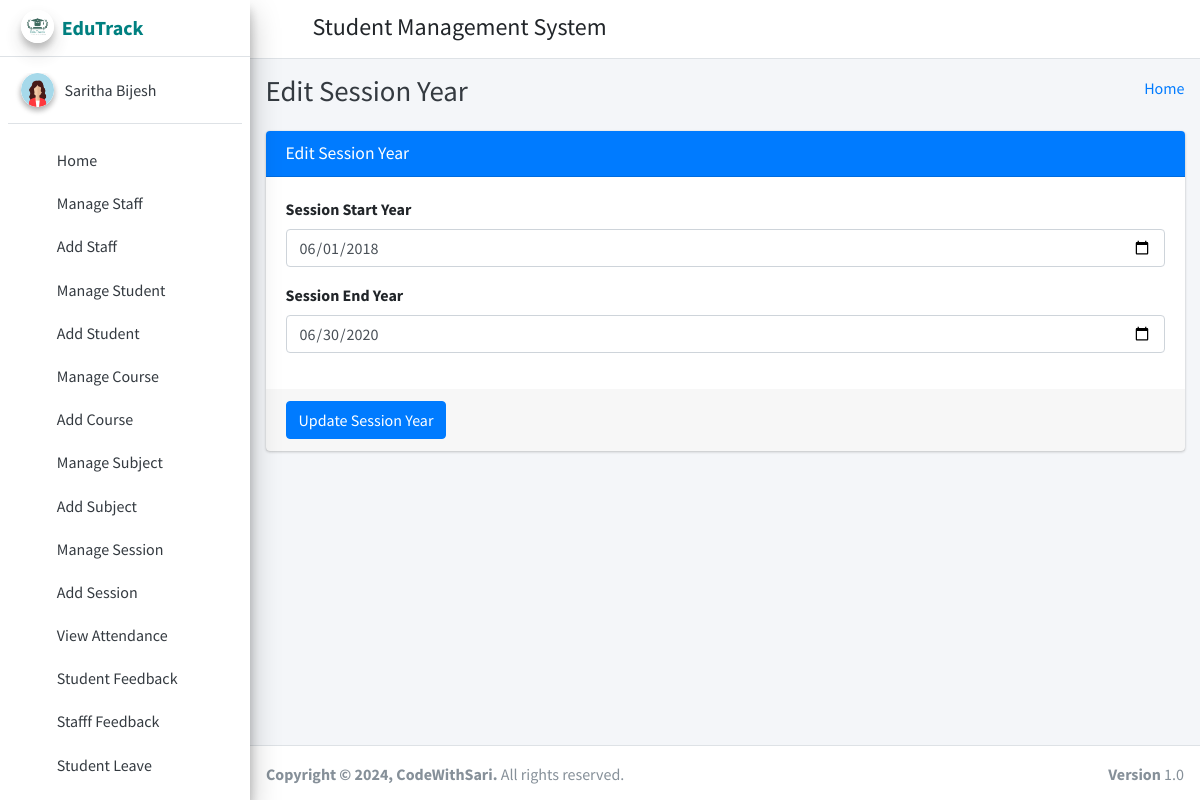
Screenshot of /edit_session/1 (signed in) with the database file from the repository.
### student_management_app/models.py (models this page shows)
class CustomUser(AbstractUser):
    user_type_data = ((1, "HOD"), (2, "Staff"), (3, "Student"))
    user_type = models.CharField(default=1, choices=user_type_data, max_length=10)

class SessionYearModel(models.Model):
    id = models.AutoField(primary_key=True)
    session_start_year = models.DateField()
    session_end_year = models.DateField()
    objects = models.Manager()

### student_management_app/HodViews.py (the view)
# urls.py: path('edit_session/<session_id>', HodViews.edit_session, name="edit_session"),
def edit_session(request, session_id):
    session_year = SessionYearModel.objects.get(id=session_id)
    context = {
        "session_year": session_year
    }
    return render(request, "hod_template/edit_session_template.html", context)

### student_management_app/LoginCheckMiddleWare.py (called while the page is built, shortened)
    def process_view(self, request, view_func, view_args, view_kwargs):
        modulename = view_func.__module__
        user = request.user
        if user.is_authenticated:
            if user.user_type == "1":
                if modulename == "student_management_app.HodViews":
                    pass
                elif modulename == "student_management_app.views" or modulename == "django.views.static":
                    pass
                else:
                    return redirect("admin_home")
            else:
                return redirect("login")
        else:
            if request.path == reverse("login") or request.path == reverse("doLogin"):
                pass
            else:
                return redirect("login")

### student_management_app/templates/hod_template/edit_session_template.html (shortened to what this page needs)
{% extends 'hod_template/base_template.html' %}
{% block page_title %}
    Edit Session Year
{% endblock page_title %}
{% block main_content %}
{% load static %}
<section class="content">
        <div class="container-fluid">
            <div class="row">
                <div class="col-md-12">
                    <div class="card card-primary">
                    <div class="card-header">
                        <h3 class="card-title">Edit Session Year</h3>
                    </div>
                    <form role="form" method="POST" action="{% url 'edit_session_save' %}">
                        <div class="card-body">
                            <div class="form-group">
                                <label>Session Start Year </label>
                                <input type="date" class="form-control" name="session_start_year" value="{{ session_year.session_start_year|date:'Y-m-d' }}">
                            </div>
                            <div class="form-group">
                                <label>Session End Year </label>
                                <input type="date" class="form-control" name="session_end_year" value="{{ session_year.session_end_year|date:'Y-m-d' }}">
                            </div>
                        </div>
                        <div class="card-footer">
                        <button type="submit" class="btn btn-primary">Update Session Year</button>
                        </div>
                    </form>
                    </div>
                </div>
            </div>
        </div>
      </section>
  {% endblock main_content %}

### student_management_app/templates/hod_template/sidebar_template.html (shortened to what this page needs)
{% load static %}
<aside class="main-sidebar sidebar-light-info elevation-4">
      <a href="{% url 'admin_home' %}" class="brand-link">
        <img src="{% static 'dist/img/edutracklogo.jpeg' %}" alt="EduTrackLogo" class="brand-image img-circle elevation-3"
            style="opacity: .8">
        <span class="brand-text font-weight-bold" style="color: teal;">EduTrack</span>
      </a>
      <div class="sidebar">
        <div class="user-panel mt-3 pb-3 mb-3 d-flex">
          <div class="image">
            <img src="{% static 'dist/img/profpicgirl1.png' %}" class="img-circle elevation-2" alt="User Image">
          </div>
          <div class="info">
            <a href="{% url 'admin_profile' %}" class="d-block">{{ user.first_name }} {{ user.last_name }}</a>
          </div>
        </div>
        <nav class="mt-2">
          <ul class="nav nav-pills nav-sidebar flex-column" data-widget="treeview" role="menu" data-accordion="false">
            <li class="nav-item">
              {% url 'admin_home' as admin_home %}
              <a href="{{ admin_home }}" class="nav-link {% if request.path == admin_home %} active {% endif %}">
                <i class="nav-icon fas fa-tachometer-alt"></i>
                <p>
                  Home
                </p>
              </a>
            </li>
            <li class="nav-item">
              {% url 'manage_staff' as manage_staff %}
              {% url 'edit_staff' staff_id=id as edit_staff %}
              <a href="{{ manage_staff }}" class="nav-link {% if request.path == manage_staff %} active {% endif %} {% if request.path == edit_staff %} active {% endif %}">
                <i class="nav-icon fas fa-chalkboard-teacher"></i>
                <p>
                  Manage Staff
                </p>
              </a>
            </li>
            <li class="nav-item">
              {% url 'add_staff' as add_staff %}
              <a href="{{ add_staff }}" class="nav-link {% if request.path == add_staff %} active {% endif %}">
                <i class="nav-icon fas fa-th"></i>
                <p>
                  Add Staff
                </p>
              </a>
            </li>
            <li class="nav-item">
              {% url 'manage_student' as manage_student %}
              {% url 'edit_student' student_id=id as edit_student %}
              <a href="{{ manage_student }}" class="nav-link {% if request.path == manage_student %} active {% endif %} {% if request.path == edit_student %} active {% endif %}">
                <i class="nav-icon fas fa-user-graduate"></i>
                <p>
                  Manage Student
                </p>
              </a>
            </li>
            <li class="nav-item">
              {% url 'add_student' as add_student %}
              <a href="{{ add_student }}" class="nav-link {% if request.path == add_student %} active {% endif %}">
                <i class="nav-icon fas fa-th"></i>
                <p>
                  Add Student
                </p>
              </a>
            </li>
            <li class="nav-item">
              {% url 'manage_course' as manage_course %}
              {% url 'edit_course' course_id=id as edit_course %}
              <a href="{{ manage_course }}" class="nav-link {% if request.path == manage_course %} active {% endif %} {% if request.path == edit_course %} active {% endif %}">
                <i class="nav-icon fas fa-chalkboard"></i>
                <p>
                  Manage Course
                </p>
              </a>
            </li>
            <li class="nav-item">
            {% url 'add_course' as add_course %}
              <a href="{{ add_course }}" class="nav-link {% if request.path == add_course %} active {% endif %}">
                <i class="nav-icon fas fa-th"></i>
                <p>
                  Add Course
                </p>
              </a>
            </li>
            <li class="nav-item">
              {% url 'manage_subject' as manage_subject %}
              {% url 'edit_subject' subject_id=id as edit_subject %}
              <a href="{{ manage_subject }}" class="nav-link {% if request.path == manage_subject %} active {% endif %} {% if request.path == edit_subject %} active {% endif %}">
                <i class="nav-icon fas fa-book"></i>
                <p>
                  Manage Subject
                </p>
              </a>
            </li>
            <li class="nav-item">
              {% url 'add_subject' as add_subject %}
              <a href="{{ add_subject }}" class="nav-link {% if request.path == add_subject %} active {% endif %}">
                <i class="nav-icon fas fa-th"></i>
                <p>
                  Add Subject
                </p>
              </a>
            </li>
            <li class="nav-item">
              {% url 'manage_session' as manage_session %}
              {% url 'edit_session' session_id=id as edit_session %}
              <a href="{{ manage_session }}" class="nav-link {% if request.path == manage_session %} active {% endif %} {% if request.path == edit_session %} active {% endif %}">
                <i class="nav-icon fas fa-graduation-cap"></i>
                <p>
                  Manage Session
                </p>
              </a>
            </li>
            <li class="nav-item">
              {% url 'add_session' as add_session %}
              <a href="{{ add_session }}" class="nav-link {% if request.path == add_session %} active {% endif %}">
                <i class="nav-icon fas fa-th"></i>
                <p>
                  Add Session
                </p>
              </a>
            </li>
            <li class="nav-item">
              {% url 'admin_view_attendance' as admin_view_attendance %}
              <a href="{{ admin_view_attendance }}" class="nav-link {% if request.path == admin_view_attendance %} active {% endif %}">
                <i class="nav-icon fas fa-calendar-alt"></i>
                <p>
                  View Attendance
                </p>
              </a>
            </li>
            <li class="nav-item">
              {% url 'student_feedback_message' as student_feedback_message %}
              <a href="{{ student_feedback_message }}" class="nav-link {% if request.path == student_feedback_message %} active {% endif %}">
                <i class="nav-icon fas fa-th"></i>
                <p>
                  Student Feedback
                </p>
              </a>
            </li>
            <li class="nav-item">
              {% url 'staff_feedback_message' as staff_feedback_message %}
              <a href="{{ staff_feedback_message }}" class="nav-link {% if request.path == staff_feedback_message %} active {% endif %}">
                <i class="nav-icon fas fa-th"></i>
                <p>
                  Stafff Feedback
                </p>
              </a>
            </li>
            <li class="nav-item">
              {% url 'student_leave_view' as student_leave_view %}
              <a href="{{ student_leave_view }}" class="nav-link {% if request.path == student_leave_view %} active {% endif %}">
                <i class="nav-icon fas fa-th"></i>
                <p>
                  Student Leave
                </p>
              </a>
            </li>
            <li class="nav-item">
              {% url 'staff_leave_view' as staff_leave_view %}
              <a href="{{ staff_leave_view }}" class="nav-link {% if request.path == staff_leave_view %} active {% endif %}">
                <p>
                </p>
              </a>
            </li>
          </ul>
        </nav>
      </div>
    </aside>

### rows the page displays
CustomUser: first_name "Saritha", last_name "Bijesh"
SessionYearModel: session_start_year "06/01/2018", session_end_year "06/30/2020"
